Frame 1 (no input): blank canvas, image omitted
Frame 60 (the mouse pressed at the canvas centre just before this capture): blank canvas, image omitted
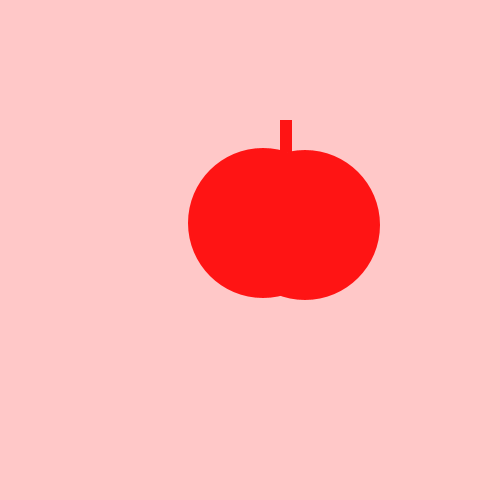
Frame 120 (the mouse held since frame 60 and released just before this capture)

The Processing sketch whose frames 1 and 60 were blank and that drew this single picture after the mouse press (run headless with seeded random() and noise(); from frame 60 on, the mouse is pressed at the canvas centre):

// Processing sketch: tasty_tomato
// ── tasty_tomato.pde
void setup() {
    size(500, 500);
}
void draw() {
  if(mousePressed){
          println("Mouse’s x-position: " + mouseX + "\n" + "Mouse’s y-position: " + mouseY + "\n");
    background(300, 200, 200);
    noStroke();
    fill(255,20,20);
    ellipse(263, 223, 150, 150);
    ellipse(305, 225, 150, 150);
    rect(280, 120, 12, 32);
}
}
